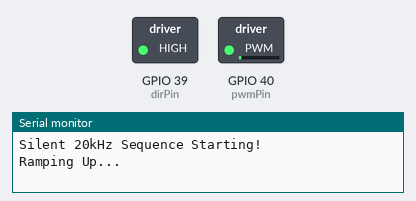
Recording of a program running on a simulated ESP32-S3. Parts: switched loads named in the program (green lamp = pin HIGH), the last lines printed to the serial monitor.

Above: at 2.15 s.
At 5.9 s:
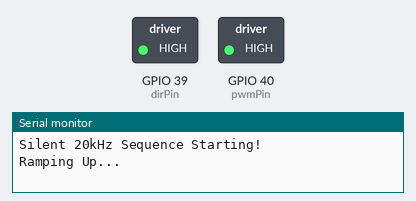
At 22.8 s:
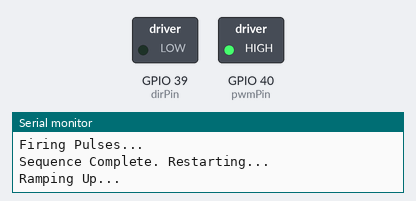
At 29.6 s:
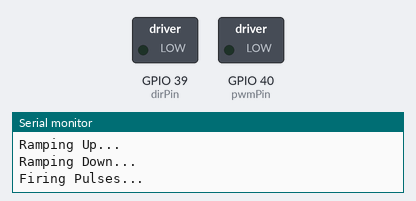
Timing chart, 0 to 37.1 s (numbered marks = the images above):
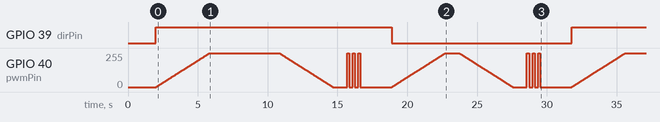

The program:

main.cpp
```cpp
#include <Arduino.h>

const int pwmPin = 40;
const int dirPin = 39;
//41 42 good
// 39 40 not good
// 40 39 good!

// PWM Settings
const int pwmFreq = 20000;    // 20kHz - Silent to human ears!
const int pwmResolution = 8;  // 8-bit resolution (0 to 255)
const int pwmChannel = 0;     // ESP32 v2 API requires a specific LEDC channel (0-15)

void setup() {
  Serial.begin(115200);

  pinMode(dirPin, OUTPUT);
  digitalWrite(dirPin, LOW);

  // ==========================================
  // ESP32 Hardware PWM Setup (LEDC v2.x API)
  // ==========================================
  // 1. Configure the PWM channel with our frequency and resolution
  ledcSetup(pwmChannel, pwmFreq, pwmResolution);

  // 2. Attach our motor PWM pin to that specific channel
  ledcAttachPin(pwmPin, pwmChannel);

  // 3. Initialize to 0 speed (write to the CHANNEL, not the pin)
  ledcWrite(pwmChannel, 0);

  delay(2000);
  Serial.println("Silent 20kHz Sequence Starting!");
}

void loop() {
  digitalWrite(dirPin, HIGH);

  Serial.println("Ramping Up...");
  for (int speed = 0; speed <= 255; speed++) {
    // Write speed to the channel
    ledcWrite(pwmChannel, speed);
    delay(15);
  }

  delay(5000);

  Serial.println("Ramping Down...");
  for (int speed = 255; speed >= 0; speed--) {
    ledcWrite(pwmChannel, speed);
    delay(15);
  }

  delay(1000);

  Serial.println("Firing Pulses...");
  for (int pulse = 0; pulse < 3; pulse++) {
    ledcWrite(pwmChannel, 255);
    delay(150);

    ledcWrite(pwmChannel, 0);
    delay(250);
  }

  Serial.println("Sequence Complete. Restarting...");
  delay(2000);


    digitalWrite(dirPin, LOW);

  Serial.println("Ramping Up...");
  for (int speed = 0; speed <= 255; speed++) {
    // Write speed to the channel
    ledcWrite(pwmChannel, speed);
    delay(15);
  }

  delay(1000);

  Serial.println("Ramping Down...");
  for (int speed = 255; speed >= 0; speed--) {
    ledcWrite(pwmChannel, speed);
    delay(15);
  }

  delay(1000);

  Serial.println("Firing Pulses...");
  for (int pulse = 0; pulse < 3; pulse++) {
    ledcWrite(pwmChannel, 255);
    delay(150);

    ledcWrite(pwmChannel, 0);
    delay(250);
  }

  Serial.println("Sequence Complete. Restarting...");
  delay(2000);


}
```

Measured:
- by itself, GPIO 39 (dirPin): LOW → HIGH at 2.0 s, → LOW 16.9 s later, → HIGH 12.9 s later
